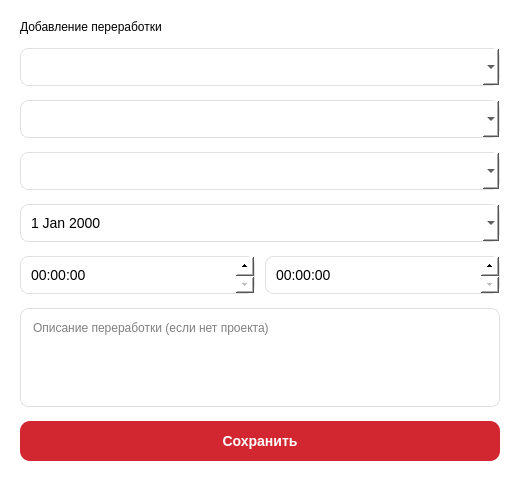
<?xml version="1.0" encoding="UTF-8"?>
<ui version="4.0">
 <class>AddOvertimeDialog</class>
 <widget class="QDialog" name="AddOvertimeDialog">
  <property name="geometry">
   <rect>
    <x>0</x>
    <y>0</y>
    <width>520</width>
    <height>481</height>
   </rect>
  </property>
  <property name="minimumSize">
   <size>
    <width>520</width>
    <height>0</height>
   </size>
  </property>
  <property name="windowTitle">
   <string>Добавление переработки</string>
  </property>
  <property name="styleSheet">
   <string>
QDialog {
    background-color: #FFFFFF;
}

/* Все поля ввода — строго 32 px */
QComboBox, QDateEdit, QTimeEdit {
    min-height: 32px;
    max-height: 32px;
    height: 32px;
    padding: 2px 8px 2px 8px;
    border: 1px solid #E0E0E0;
    border-radius: 8px;
    background-color: #FFFFFF;
    font-size: 14px;
}

QCalendarWidget QWidget {
    color: black;
    background-color: white;
}

QCalendarWidget QAbstractItemView {
    color: black;
    selection-background-color: #ccab6e;   /* ваш золотистый для дней */
    selection-color: white;
}

/* Кнопки навигации (предыдущий/следующий месяц) */
QCalendarWidget QToolButton {
    color: black;
    font-weight: bold;
    background: transparent;
    border: none;
    padding: 4px;
    min-width: 20px;
}
QCalendarWidget QToolButton:hover {
    background-color: #e6e6e6;
    border-radius: 4px;
}
QCalendarWidget QToolButton:pressed {
    background-color: #ccab6e;
    color: white;
}

/* Заголовок (дни недели) */
QCalendarWidget QHeaderView::section {
    color: black;
    background-color: #f2f2f2;
    font-weight: bold;
    padding: 6px;
}

/* Основное: меню выбора месяца и года — инверсия при наведении/выборе */
QCalendarWidget QMenu {
    background-color: white;
    color: black;
    border: 1px solid #E0E0E0;
}

QCalendarWidget QMenu::item {
    padding: 8px 24px;            /* удобный отступ */
    margin: 2px;
}

QCalendarWidget QMenu::item:selected {
    background-color: black;      /* инверсный фон */
    color: white;                 /* инверсный текст */
    border-radius: 4px;
}

/* Дополнительно — для года тоже инверсия */
QCalendarWidget #qt_calendar_yearbutton,
QCalendarWidget #qt_calendar_monthbutton {
    color: black;
    font-weight: bold;
}
QCalendarWidget #qt_calendar_yearbutton:hover,
QCalendarWidget #qt_calendar_monthbutton:hover {
    background-color: #e6e6e6;
}

/* QTimeEdit — стрелки вверх/вниз видимы */
QTimeEdit::up-button {
    width: 18px;
    height: 19px;
    padding: 0px;
}
QTimeEdit::down-button {
    width: 18px;
    height: 16px;
    padding: 0px;
}
QTimeEdit::up-arrow, QTimeEdit::down-arrow {
    width: 10px;
    height: 10px;
}

/* Текстовое поле */
QTextEdit {
    min-height: 80px;
    border: 1px solid #E0E0E0;
    border-radius: 8px;
    padding: 8px;
}

/* Кнопка Сохранить */
QPushButton#btnSave {
    min-height: 32px;
    max-height: 32px;
    background-color: #D22730;
    color: white;
    border-radius: 10px;
    font-weight: bold;
    font-size: 14px;
    padding: 4px 16px;
}
QPushButton#btnSave:hover {
    background-color: #862633;
}
   </string>
  </property>
  <layout class="QVBoxLayout">
   <property name="spacing">
    <number>14</number>
   </property>
   <property name="leftMargin">
    <number>20</number>
   </property>
   <property name="topMargin">
    <number>20</number>
   </property>
   <property name="rightMargin">
    <number>20</number>
   </property>
   <property name="bottomMargin">
    <number>20</number>
   </property>
   <item>
    <widget class="QLabel" name="titleLabel">
     <property name="text">
      <string>Добавление переработки</string>
     </property>
    </widget>
   </item>
   <item>
    <widget class="QComboBox" name="comboEmployee">
     <property name="currentText">
      <string/>
     </property>
    </widget>
   </item>
   <item>
    <widget class="QComboBox" name="comboProject"/>
   </item>
   <item>
    <widget class="QComboBox" name="comboTask"/>
   </item>
   <item>
    <widget class="QDateEdit" name="dateEdit">
     <property name="calendarPopup">
      <bool>true</bool>
     </property>
    </widget>
   </item>
   <item>
    <layout class="QHBoxLayout">
     <property name="spacing">
      <number>10</number>
     </property>
     <item>
      <widget class="QTimeEdit" name="timeStart"/>
     </item>
     <item>
      <widget class="QTimeEdit" name="timeEnd"/>
     </item>
    </layout>
   </item>
   <item>
    <widget class="QTextEdit" name="textDescription">
     <property name="placeholderText">
      <string>Описание переработки (если нет проекта)</string>
     </property>
    </widget>
   </item>
   <item>
    <widget class="QPushButton" name="btnSave">
     <property name="text">
      <string>Сохранить</string>
     </property>
    </widget>
   </item>
  </layout>
 </widget>
 <resources/>
 <connections/>
</ui>
